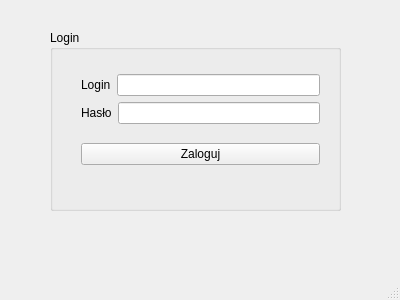
<?xml version="1.0" encoding="UTF-8"?>
<ui version="4.0">
 <class>LoginWindow</class>
 <widget class="QMainWindow" name="LoginWindow">
  <property name="geometry">
   <rect>
    <x>0</x>
    <y>0</y>
    <width>400</width>
    <height>300</height>
   </rect>
  </property>
  <property name="windowTitle">
   <string>LoginWindow</string>
  </property>
  <widget class="QWidget" name="centralWidget">
   <widget class="QGroupBox" name="groupBox">
    <property name="geometry">
     <rect>
      <x>50</x>
      <y>30</y>
      <width>291</width>
      <height>181</height>
     </rect>
    </property>
    <property name="title">
     <string>Login</string>
    </property>
    <widget class="QWidget" name="layoutWidget">
     <property name="geometry">
      <rect>
       <x>20</x>
       <y>20</y>
       <width>261</width>
       <height>141</height>
      </rect>
     </property>
     <layout class="QVBoxLayout" name="verticalLayout_2">
      <item>
       <layout class="QVBoxLayout" name="verticalLayout">
        <item>
         <layout class="QHBoxLayout" name="horizontalLayout">
          <item>
           <widget class="QLabel" name="loginLabel">
            <property name="text">
             <string>Login</string>
            </property>
           </widget>
          </item>
          <item>
           <widget class="QLineEdit" name="loginLineEdit"/>
          </item>
         </layout>
        </item>
        <item>
         <layout class="QHBoxLayout" name="horizontalLayout_2">
          <item>
           <widget class="QLabel" name="passwordLabel">
            <property name="text">
             <string>Hasło</string>
            </property>
           </widget>
          </item>
          <item>
           <widget class="QLineEdit" name="passwordLineEdit">
            <property name="echoMode">
             <enum>QLineEdit::Password</enum>
            </property>
           </widget>
          </item>
         </layout>
        </item>
       </layout>
      </item>
      <item>
       <widget class="QPushButton" name="LoginPushButton">
        <property name="text">
         <string>Zaloguj</string>
        </property>
       </widget>
      </item>
     </layout>
    </widget>
   </widget>
  </widget>
  <widget class="QMenuBar" name="menuBar">
   <property name="geometry">
    <rect>
     <x>0</x>
     <y>0</y>
     <width>400</width>
     <height>21</height>
    </rect>
   </property>
  </widget>
  <widget class="QStatusBar" name="statusBar"/>
 </widget>
 <layoutdefault spacing="6" margin="11"/>
 <resources/>
 <connections/>
</ui>
